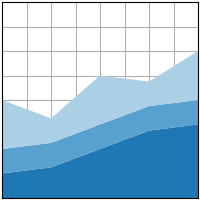

Source code (Python):
import matplotlib.pyplot as plt
import numpy as np

plt.style.use('_mpl-gallery')

x=np.arange(0,10,2)
a=[1,1.25,2,2.75,3]
b=[1,1,1,1,1]
c=[2,1,2,1,2]
y=np.vstack([a,b,c])

fig,ax=plt.subplots()
ax.stackplot(x,y)

ax.set(xlim=(0,8),xticks=np.arange(1,8),
       ylim=(0,8),yticks=np.arange(1,8))
fig.savefig('stackplot.png',format='png')
#plt.show()